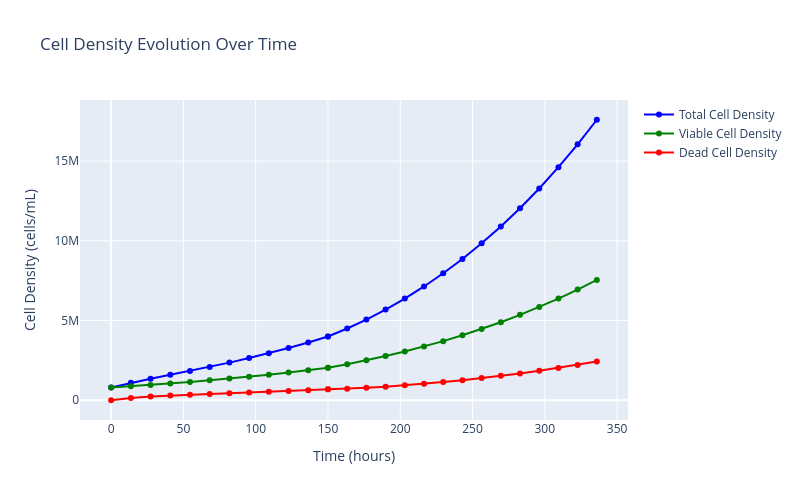
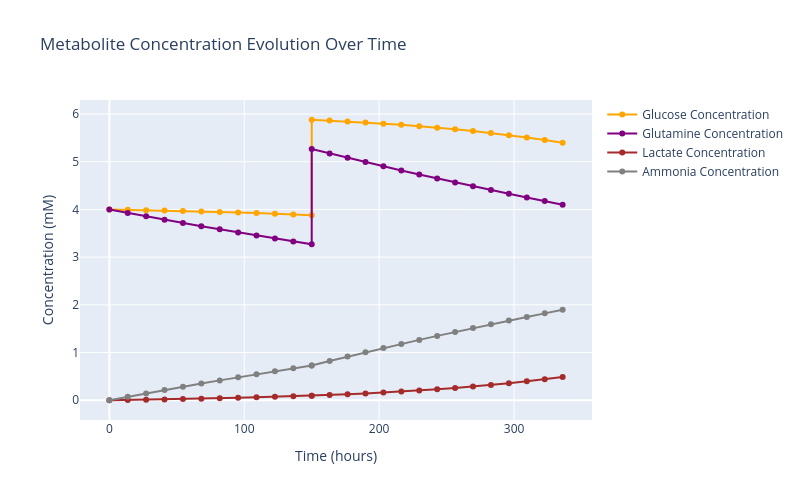
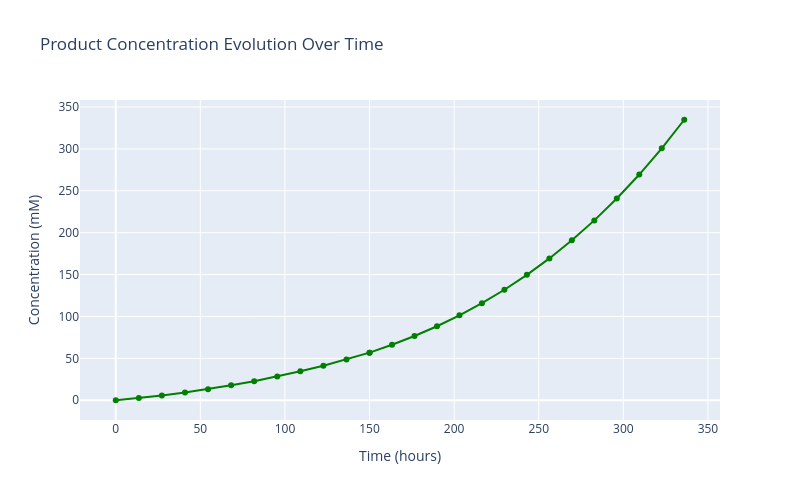

These figures' notebook cell, in order:
### Code cell
folder = "../.local-data/celltype_1_alpha_test/"
Path(folder).mkdir(parents=True, exist_ok=True)

reactor = ReactorType.from_json(f"{folder}/MTP_1.json")
simulator = MammalianCellcultureReactor(reactor_type=reactor)

celltype = CellType.from_json(f"{folder}/celltype_1_alpha.json")
initial_conditions = FeedConcentrations(
    c_product=0.0,
    x_total=0.8 * 1e6,
    x_viable=0.8 * 1e6,
    x_dead=0.0,
    c_glc=4.0,
    c_gln=4.0,
    c_lac=0.0,
    c_ammonia=0.0,
)
initial_conditions.to_json(f"{folder}/initial_conditions.json")
feed_event = FeedingEvent(
    time_point=150.0,
    feed_concentrations=FeedConcentrations(
        c_product=0.0,
        x_total=0.0,
        x_viable=0.0,
        x_dead=0.0,
        c_glc=2.0,
        c_gln=2.0,
        c_lac=0.0,
        c_ammonia=0.0,
    ),
)
feed_event.to_json(f"{folder}/feed_event.json")
feeding_strategy = [feed_event]
recipe = MammalianRecipe(
    name="Celltype 1 Alpha Test",
    celltype=celltype,
    temperature=33.0,  # range 30-40
    ph_value=6.8,  # range 6-8
    initial_conditions=initial_conditions,
    feeding_strategy=feeding_strategy,
    runtime=336.0,
    measurement_intervals=12.0,
)

solution = simulator.run_experiment(recipe=recipe)
solution_plots = plot_reaction_evolution_timeseries(solution)
for fig in solution_plots:
    fig.show()

### Figure 1 — Plotly figure (JSON) as saved in the notebook; plotly's stock layout.template omitted (floating-point values rounded to 4 significant figures)
{"data": [{"line": {"color": "blue"}, "mode": "lines+markers", "name": "Total Cell Density", "type": "scatter", "x": [0.0, 13.64, 27.27, 40.91, 54.55, 68.18, 81.82, 95.45, 109.1, 122.7, 136.4, 150.0, 150.0, 163.3, 176.6, 189.9, 203.1, 216.4, 229.7, 243.0, 256.3, 269.6, 282.9, 296.1, 309.4, 322.7, 336.0], "y": [800000.0, 1095000.0, 1351000.0, 1594000.0, 1839000.0, 2092000.0, 2360000.0, 2646000.0, 2951000.0, 3278000.0, 3627000.0, 4001000.0, 4001000.0, 4498000.0, 5062000.0, 5689000.0, 6380000.0, 7137000.0, 7963000.0, 8863000.0, 9841000.0, 10900000.0, 12050000.0, 13280000.0, 14620000.0, 16050000.0, 17590000.0]}, {"line": {"color": "green"}, "mode": "lines+markers", "name": "Viable Cell Density", "type": "scatter", "x": [0.0, 13.64, 27.27, 40.91, 54.55, 68.18, 81.82, 95.45, 109.1, 122.7, 136.4, 150.0, 150.0, 163.3, 176.6, 189.9, 203.1, 216.4, 229.7, 243.0, 256.3, 269.6, 282.9, 296.1, 309.4, 322.7, 336.0], "y": [800000.0, 876900.0, 959800.0, 1049000.0, 1145000.0, 1249000.0, 1360000.0, 1479000.0, 1606000.0, 1742000.0, 1887000.0, 2041000.0, 2041000.0, 2264000.0, 2506000.0, 2770000.0, 3057000.0, 3369000.0, 3708000.0, 4074000.0, 4469000.0, 4896000.0, 5355000.0, 5849000.0, 6378000.0, 6944000.0, 7549000.0]}, {"line": {"color": "red"}, "mode": "lines+markers", "name": "Dead Cell Density", "type": "scatter", "x": [0.0, 13.64, 27.27, 40.91, 54.55, 68.18, 81.82, 95.45, 109.1, 122.7, 136.4, 150.0, 150.0, 163.3, 176.6, 189.9, 203.1, 216.4, 229.7, 243.0, 256.3, 269.6, 282.9, 296.1, 309.4, 322.7, 336.0], "y": [0.0, 142600.0, 234200.0, 298900.0, 350500.0, 395800.0, 439700.0, 483600.0, 529300.0, 577700.0, 629000.0, 683700.0, 683700.0, 720800.0, 779600.0, 853200.0, 939400.0, 1037000.0, 1144000.0, 1262000.0, 1391000.0, 1531000.0, 1682000.0, 1845000.0, 2024000.0, 2218000.0, 2425000.0]}], "layout": {"height": 500, "title": {"text": "Cell Density Evolution Over Time"}, "width": 800, "xaxis": {"title": {"text": "Time (hours)"}}, "yaxis": {"title": {"text": "Cell Density (cells/mL)"}}}}

### Figure 2 — Plotly figure (JSON) as saved in the notebook; plotly's stock layout.template omitted (floating-point values rounded to 4 significant figures)
{"data": [{"line": {"color": "orange"}, "mode": "lines+markers", "name": "Glucose Concentration", "type": "scatter", "x": [0.0, 13.64, 27.27, 40.91, 54.55, 68.18, 81.82, 95.45, 109.1, 122.7, 136.4, 150.0, 150.0, 163.3, 176.6, 189.9, 203.1, 216.4, 229.7, 243.0, 256.3, 269.6, 282.9, 296.1, 309.4, 322.7, 336.0], "y": [4.0, 3.993, 3.986, 3.978, 3.969, 3.959, 3.949, 3.937, 3.925, 3.911, 3.897, 3.881, 5.881, 5.864, 5.844, 5.823, 5.8, 5.774, 5.745, 5.714, 5.68, 5.643, 5.602, 5.557, 5.508, 5.455, 5.398]}, {"line": {"color": "purple"}, "mode": "lines+markers", "name": "Glutamine Concentration", "type": "scatter", "x": [0.0, 13.64, 27.27, 40.91, 54.55, 68.18, 81.82, 95.45, 109.1, 122.7, 136.4, 150.0, 150.0, 163.3, 176.6, 189.9, 203.1, 216.4, 229.7, 243.0, 256.3, 269.6, 282.9, 296.1, 309.4, 322.7, 336.0], "y": [4.0, 3.927, 3.856, 3.786, 3.717, 3.649, 3.583, 3.518, 3.454, 3.391, 3.33, 3.269, 5.269, 5.176, 5.084, 4.994, 4.905, 4.818, 4.733, 4.649, 4.566, 4.485, 4.406, 4.327, 4.25, 4.175, 4.101]}, {"line": {"color": "brown"}, "mode": "lines+markers", "name": "Lactate Concentration", "type": "scatter", "x": [0.0, 13.64, 27.27, 40.91, 54.55, 68.18, 81.82, 95.45, 109.1, 122.7, 136.4, 150.0, 150.0, 163.3, 176.6, 189.9, 203.1, 216.4, 229.7, 243.0, 256.3, 269.6, 282.9, 296.1, 309.4, 322.7, 336.0], "y": [0.0, 0.005481, 0.01148, 0.01803, 0.02518, 0.03297, 0.04146, 0.05068, 0.06068, 0.07153, 0.08328, 0.09598, 0.09598, 0.11, 0.1255, 0.1426, 0.1615, 0.1824, 0.2053, 0.2304, 0.258, 0.2882, 0.3212, 0.3572, 0.3964, 0.4391, 0.4854]}, {"line": {"color": "gray"}, "mode": "lines+markers", "name": "Ammonia Concentration", "type": "scatter", "x": [0.0, 13.64, 27.27, 40.91, 54.55, 68.18, 81.82, 95.45, 109.1, 122.7, 136.4, 150.0, 150.0, 163.3, 176.6, 189.9, 203.1, 216.4, 229.7, 243.0, 256.3, 269.6, 282.9, 296.1, 309.4, 322.7, 336.0], "y": [0.0, 0.07265, 0.144, 0.214, 0.2828, 0.3503, 0.4166, 0.4816, 0.5455, 0.6083, 0.6699, 0.7303, 0.7303, 0.8236, 0.9152, 1.005, 1.094, 1.18, 1.266, 1.349, 1.432, 1.513, 1.592, 1.67, 1.746, 1.822, 1.896]}], "layout": {"height": 500, "title": {"text": "Metabolite Concentration Evolution Over Time"}, "width": 800, "xaxis": {"title": {"text": "Time (hours)"}}, "yaxis": {"title": {"text": "Concentration (mM)"}}}}

### Figure 3 — Plotly figure (JSON) as saved in the notebook; plotly's stock layout.template omitted (floating-point values rounded to 4 significant figures)
{"data": [{"line": {"color": "green"}, "mode": "lines+markers", "name": "Product Concentration", "type": "scatter", "x": [0.0, 13.64, 27.27, 40.91, 54.55, 68.18, 81.82, 95.45, 109.1, 122.7, 136.4, 150.0, 150.0, 163.3, 176.6, 189.9, 203.1, 216.4, 229.7, 243.0, 256.3, 269.6, 282.9, 296.1, 309.4, 322.7, 336.0], "y": [0.0, 2.6, 5.691, 9.247, 13.27, 17.78, 22.8, 28.36, 34.5, 41.26, 48.68, 56.81, 56.81, 66.19, 76.67, 88.36, 101.4, 115.8, 131.9, 149.7, 169.3, 190.9, 214.7, 240.8, 269.4, 300.7, 334.8]}], "layout": {"height": 500, "title": {"text": "Product Concentration Evolution Over Time"}, "width": 800, "xaxis": {"title": {"text": "Time (hours)"}}, "yaxis": {"title": {"text": "Concentration (mM)"}}}}
